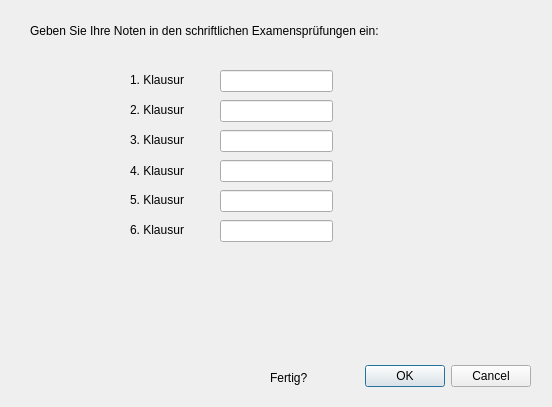
<?xml version="1.0" encoding="UTF-8"?>
<ui version="4.0">
 <class>Dialog</class>
 <widget class="QDialog" name="Dialog">
  <property name="geometry">
   <rect>
    <x>0</x>
    <y>0</y>
    <width>552</width>
    <height>407</height>
   </rect>
  </property>
  <property name="windowTitle">
   <string>Dialog</string>
  </property>
  <widget class="QDialogButtonBox" name="buttonBox">
   <property name="geometry">
    <rect>
     <x>190</x>
     <y>360</y>
     <width>341</width>
     <height>32</height>
    </rect>
   </property>
   <property name="orientation">
    <enum>Qt::Horizontal</enum>
   </property>
   <property name="standardButtons">
    <set>QDialogButtonBox::Cancel|QDialogButtonBox::Ok</set>
   </property>
  </widget>
  <widget class="QLabel" name="label">
   <property name="geometry">
    <rect>
     <x>30</x>
     <y>20</y>
     <width>381</width>
     <height>21</height>
    </rect>
   </property>
   <property name="text">
    <string>Geben Sie Ihre Noten in den schriftlichen Examensprüfungen ein:</string>
   </property>
  </widget>
  <widget class="QLineEdit" name="lineEdit">
   <property name="geometry">
    <rect>
     <x>220</x>
     <y>70</y>
     <width>113</width>
     <height>22</height>
    </rect>
   </property>
  </widget>
  <widget class="QLineEdit" name="lineEdit_2">
   <property name="geometry">
    <rect>
     <x>220</x>
     <y>100</y>
     <width>113</width>
     <height>22</height>
    </rect>
   </property>
  </widget>
  <widget class="QLineEdit" name="lineEdit_3">
   <property name="geometry">
    <rect>
     <x>220</x>
     <y>130</y>
     <width>113</width>
     <height>22</height>
    </rect>
   </property>
  </widget>
  <widget class="QLineEdit" name="lineEdit_4">
   <property name="geometry">
    <rect>
     <x>220</x>
     <y>160</y>
     <width>113</width>
     <height>22</height>
    </rect>
   </property>
  </widget>
  <widget class="QLineEdit" name="lineEdit_5">
   <property name="geometry">
    <rect>
     <x>220</x>
     <y>190</y>
     <width>113</width>
     <height>22</height>
    </rect>
   </property>
  </widget>
  <widget class="QLineEdit" name="lineEdit_6">
   <property name="geometry">
    <rect>
     <x>220</x>
     <y>220</y>
     <width>113</width>
     <height>22</height>
    </rect>
   </property>
  </widget>
  <widget class="QLabel" name="label_2">
   <property name="geometry">
    <rect>
     <x>130</x>
     <y>70</y>
     <width>61</width>
     <height>20</height>
    </rect>
   </property>
   <property name="text">
    <string>1. Klausur</string>
   </property>
  </widget>
  <widget class="QLabel" name="label_3">
   <property name="geometry">
    <rect>
     <x>130</x>
     <y>100</y>
     <width>61</width>
     <height>20</height>
    </rect>
   </property>
   <property name="text">
    <string>2. Klausur</string>
   </property>
  </widget>
  <widget class="QLabel" name="label_4">
   <property name="geometry">
    <rect>
     <x>130</x>
     <y>130</y>
     <width>61</width>
     <height>20</height>
    </rect>
   </property>
   <property name="text">
    <string>3. Klausur</string>
   </property>
  </widget>
  <widget class="QLabel" name="label_5">
   <property name="geometry">
    <rect>
     <x>130</x>
     <y>220</y>
     <width>61</width>
     <height>20</height>
    </rect>
   </property>
   <property name="text">
    <string>6. Klausur</string>
   </property>
  </widget>
  <widget class="QLabel" name="label_6">
   <property name="geometry">
    <rect>
     <x>130</x>
     <y>190</y>
     <width>61</width>
     <height>20</height>
    </rect>
   </property>
   <property name="text">
    <string>5. Klausur</string>
   </property>
  </widget>
  <widget class="QLabel" name="label_7">
   <property name="geometry">
    <rect>
     <x>130</x>
     <y>160</y>
     <width>61</width>
     <height>21</height>
    </rect>
   </property>
   <property name="text">
    <string>4. Klausur</string>
   </property>
  </widget>
  <widget class="QLabel" name="label_8">
   <property name="geometry">
    <rect>
     <x>270</x>
     <y>370</y>
     <width>55</width>
     <height>16</height>
    </rect>
   </property>
   <property name="text">
    <string>Fertig?</string>
   </property>
  </widget>
 </widget>
 <resources/>
 <connections>
  <connection>
   <sender>buttonBox</sender>
   <signal>accepted()</signal>
   <receiver>Dialog</receiver>
   <slot>accept()</slot>
   <hints>
    <hint type="sourcelabel">
     <x>248</x>
     <y>254</y>
    </hint>
    <hint type="destinationlabel">
     <x>157</x>
     <y>274</y>
    </hint>
   </hints>
  </connection>
  <connection>
   <sender>buttonBox</sender>
   <signal>rejected()</signal>
   <receiver>Dialog</receiver>
   <slot>reject()</slot>
   <hints>
    <hint type="sourcelabel">
     <x>316</x>
     <y>260</y>
    </hint>
    <hint type="destinationlabel">
     <x>286</x>
     <y>274</y>
    </hint>
   </hints>
  </connection>
 </connections>
</ui>
